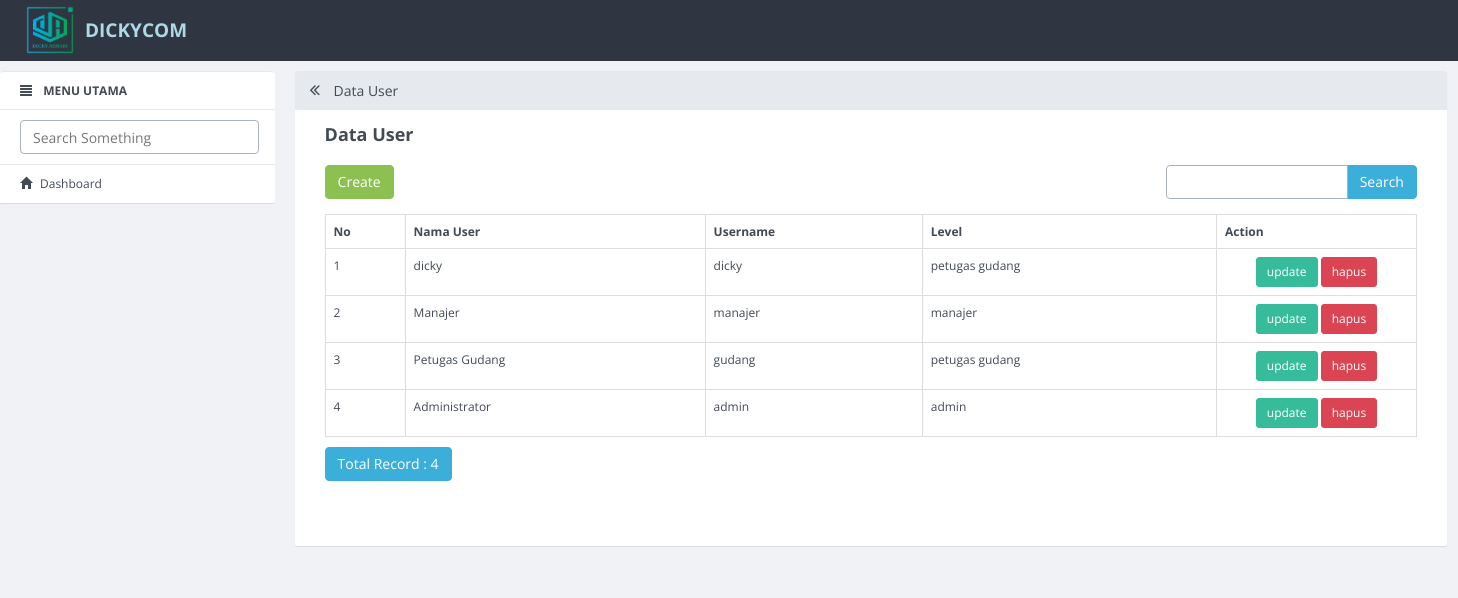
Screenshot of /index.php/users with the database file from the repository.
### tables this page shows
CREATE TABLE `users` (
  `id_user` int(11) NOT NULL,
  `nama_user` varchar(100) DEFAULT NULL,
  `username` varchar(50) DEFAULT NULL,
  `password` varchar(50) DEFAULT NULL,
  `level` varchar(20) DEFAULT NULL
);

### application/controllers/Users.php (called while the page is built, shortened)
<?php
class Users extends CI_Controller
{
    function __construct()
    {
        $this->load->model('Users_model');
        $this->load->library('form_validation');
    }
    public function index()
    {
        $q = urldecode($this->input->get('q', TRUE));
        $start = intval($this->input->get('start'));
        if ($q <> '') {
            $config['base_url'] = base_url() . 'users/index.html?q=' . urlencode($q);
            $config['first_url'] = base_url() . 'users/index.html?q=' . urlencode($q);
        } else {
            $config['base_url'] = base_url() . 'users/index.html';
            $config['first_url'] = base_url() . 'users/index.html';
        }
        $config['per_page'] = 10;
        $config['page_query_string'] = TRUE;
        $config['total_rows'] = $this->Users_model->total_rows($q);
        $users = $this->Users_model->get_limit_data($config['per_page'], $start, $q);
        $this->load->library('pagination');
        $this->pagination->initialize($config);
        $data = array(
            'users_data' => $users,
            'q' => $q,
            'pagination' => $this->pagination->create_links(),
            'total_rows' => $config['total_rows'],
            'start' => $start,
            'konten' => 'users/users_list',
            'judul' => 'Data User',
        );
        $this->load->view('v_index', $data);
    }
}

### index.php (called while the page is built, shortened)
<?php
require_once BASEPATH.'core/CodeIgniter.php';

### application/config/config.php (called while the page is built, shortened)
<?php
$config['base_url'] = "http://".$_SERVER['HTTP_HOST'];
$config['base_url'] .= preg_replace('@/+$@','',dirname($_SERVER['SCRIPT_NAME'])).'/';
$config['index_page'] = '';
$config['uri_protocol']	= 'REQUEST_URI';
$config['url_suffix'] = '.html';
$config['language']	= 'english';
$config['charset'] = 'UTF-8';
$config['enable_hooks'] = FALSE;
$config['subclass_prefix'] = 'MY_';
$config['composer_autoload'] = FALSE;
$config['permitted_uri_chars'] = 'a-z 0-9~%.:_\-';
$config['enable_query_strings'] = FALSE;
$config['controller_trigger'] = 'c';
$config['function_trigger'] = 'm';
$config['directory_trigger'] = 'd';
$config['allow_get_array'] = TRUE;
$config['log_threshold'] = 0;
$config['log_path'] = '';
$config['log_file_extension'] = '';
$config['log_file_permissions'] = 0644;
$config['log_date_format'] = 'Y-m-d H:i:s';
$config['error_views_path'] = '';
$config['cache_path'] = '';
$config['cache_query_string'] = FALSE;
$config['encryption_key'] = '';
$config['sess_driver'] = 'files';
$config['sess_cookie_name'] = 'ci_session';
$config['sess_expiration'] = 7200;
$config['sess_save_path'] = NULL;
$config['sess_match_ip'] = FALSE;
$config['sess_time_to_update'] = 300;
$config['sess_regenerate_destroy'] = FALSE;
$config['cookie_prefix']	= '';
$config['cookie_domain']	= '';
$config['cookie_path']		= '/';
$config['cookie_secure']	= FALSE;
$config['cookie_httponly'] 	= FALSE;
$config['standardize_newlines'] = FALSE;
$config['global_xss_filtering'] = FALSE;
$config['csrf_protection'] = FALSE;
$config['csrf_token_name'] = 'csrf_test_name';
$config['csrf_cookie_name'] = 'csrf_cookie_name';
$config['csrf_expire'] = 7200;
$config['csrf_regenerate'] = TRUE;
$config['csrf_exclude_uris'] = array();
$config['compress_output'] = FALSE;
$config['time_reference'] = 'local';
$config['rewrite_short_tags'] = FALSE;
$config['proxy_ips'] = '';

### application/models/Users_model.php (called while the page is built, shortened)
<?php
class Users_model extends CI_Model
{
    public $table = 'users';
    public $id = 'id_user';
    public $order = 'DESC';
    function total_rows($q = NULL) {
        $this->db->like('id_user', $q);
	$this->db->or_like('nama_user', $q);
	$this->db->or_like('username', $q);
	$this->db->or_like('password', $q);
	$this->db->or_like('level', $q);
	$this->db->from($this->table);
        return $this->db->count_all_results();
    }
    function get_limit_data($limit, $start = 0, $q = NULL) {
        $this->db->order_by($this->id, $this->order);
        $this->db->like('id_user', $q);
	$this->db->or_like('nama_user', $q);
	$this->db->or_like('username', $q);
	$this->db->or_like('password', $q);
	$this->db->or_like('level', $q);
	$this->db->limit($limit, $start);
        return $this->db->get($this->table)->result();
    }
}

### application/views/users/users_list.php (the view, shortened to what this page needs)
<div class="row" style="margin-bottom: 10px">
            <div class="col-md-4">
                <?php echo anchor(site_url('users/create'),'Create', 'class="btn btn-success"'); ?>
            </div>
            <div class="col-md-4 text-center">
            </div>
            <div class="col-md-1 text-right">
            </div>
            <div class="col-md-3 text-right">
                <form action="<?php echo site_url('users/index'); ?>" class="form-inline" method="get">
                    <div class="input-group">
                        <input type="text" class="form-control" name="q" value="<?php echo $q; ?>">
                        <span class="input-group-btn">
                          <button class="btn btn-primary" type="submit">Search</button>
                        </span>
                    </div>
                </form>
            </div>
        </div>
        <table class="table table-bordered" style="margin-bottom: 10px">
            <tr>
                <th>No</th>
        <th>Nama User</th>
        <th>Username</th>
        <th>Level</th>
        <th>Action</th>
            </tr><?php
            foreach ($users_data as $users)
            {
                ?>
                <tr>
            <td width="80px"><?php echo ++$start ?></td>
            <td><?php echo $users->nama_user ?></td>
            <td><?php echo $users->username ?></td>
            <td><?php echo $users->level ?></td>
            <td style="text-align:center" width="200px">
                <a href="users/update/<?php echo $users->id_user ?>" class="btn btn-info btn-sm">update</a>
				<a href="users/delete/<?php echo $users->id_user ?>" class="btn btn-danger btn-sm" onclick="javasciprt: return confirm('Are You Sure ?')">hapus</a>
            </td>
        </tr>
                <?php
            }
            ?>
        </table>
        <div class="row">
            <div class="col-md-6">
                <a href="#" class="btn btn-primary">Total Record : <?php echo $total_rows ?></a>
        </div>
            <div class="col-md-6 text-right">
            </div>
        </div>

### application/views/config/header.php (shortened to what this page needs)
<!DOCTYPE html>
<html>
  <head>
    <link rel="stylesheet" href="assets/dist/css/site.min.css">
    <link href="assets/bootstrap-datepicker.css" rel="stylesheet">
  </head>
  <body>
    <nav role="navigation" class="navbar navbar-custom">
        <div class="container-fluid">
          <img src="image/header.png" width="50px" height="50px" >
          <h4 style="color: lightblue">DICKYCOM</h4>
        </div>
      </nav>

### application/views/v_index.php (shortened to what this page needs)
<?php include 'config/header.php'; ?>
    <div class="container-fluid">
        <div class="row row-offcanvas row-offcanvas-left">
          <?php include 'config/menu.php'; ?>
          <div class="col-xs-12 col-sm-9 content">
            <div class="panel panel-default">
              <div class="panel-heading">
                <h3 class="panel-title"><a href="javascript:void(0);" class="toggle-sidebar"><span class="fa fa-angle-double-left" data-toggle="offcanvas" title="Maximize Panel"></span></a> <?php echo $judul; ?></h3>
              </div>
              <div class="panel-body">
                <div class="content-row">
                  <h2 class="content-row-title"><?php echo $judul; ?></h2>
                  <div class="row">
                    <div class="col-md-12">
                     <?php include $konten.'.php'; ?>
                    </div>
                  </div>
                </div>
              </div>
            </div>
        </div>
      </div>
    </div>

### application/views/config/menu.php (shortened to what this page needs)
<div class="col-xs-6 col-sm-3 sidebar-offcanvas" role="navigation">
            <ul class="list-group panel">
                <li class="list-group-item"><i class="glyphicon glyphicon-align-justify"></i> <b>MENU UTAMA</b></li>
                <li class="list-group-item"><input type="text" class="form-control search-query" placeholder="Search Something"></li>
                <li class="list-group-item"><a href="<?php echo base_url()?>"><i class="glyphicon glyphicon-home"></i>Dashboard </a></li>
              </ul>
          </div>

### application/views/config/header.php (style rules this page uses)
h4 { margin-left: 80px; margin-top: -35px; margin-bottom: 20px; }
img { margin-left: 20px; margin-top: 5px; }

### rows the page displays
users: nama_user "dicky", username "dicky", level "petugas gudang"
users: nama_user "Manajer", username "manajer", level "manajer"
users: nama_user "Petugas Gudang", username "gudang", level "petugas gudang"
users: nama_user "Administrator", username "admin", level "admin"

### other values shown
$judul "Data User"
anchor(site_url('users/create'),'Create', 'class="btn btn-success"') "Create"
$total_rows "4"
